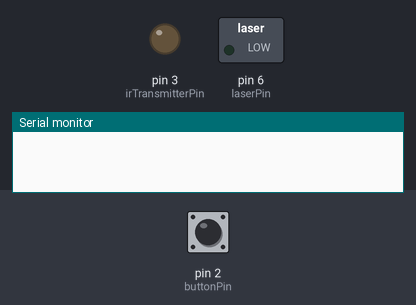
The sketch below on a simulated Arduino Uno, built with avr-gcc and run on an emulated ATmega328P. Shown: switched loads named in the sketch (green lamp = pin HIGH), output pins drawn as LEDs (lit = HIGH), the last lines printed to the serial monitor. Inputs (shaded band) come from the test bench; at power-on: pin 2 (buttonPin) HIGH.

Above: at 1.2 s.
1.3 s: pin 2 (buttonPin) pulled LOW for 0.15 s
At 1.6 s:
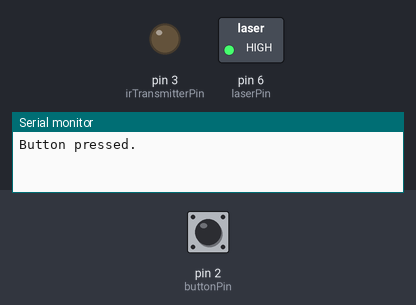
2.9 s: pin 2 (buttonPin) pulled LOW for 1 s
At 4.0 s:
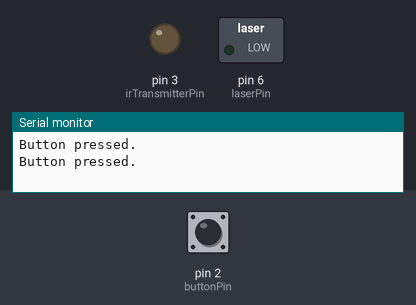
5.4 s: pin 2 (buttonPin) pulled LOW for 3.2 s
At 5.9 s:
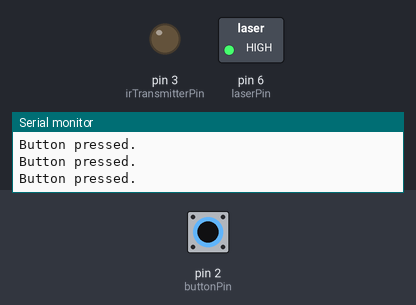
Timing chart, 0 to 8.4 s (numbered marks = the images above; inputs shaded):
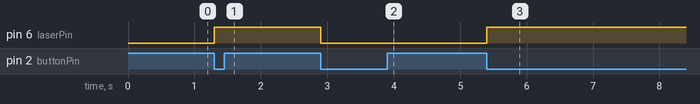

The sketch:

code.ino
```cpp
const int buttonPin = 2; // Define the push button pin
const int irTransmitterPin = 3; // Define the IR transmitter (IR LED) pin
const int laserPin = 6; // Define the laser module control pin
bool buttonPressed = false; // Track button press state

void setup() {
  pinMode(buttonPin, INPUT_PULLUP); // Set the button pin as an input with pull-up resistor
  pinMode(irTransmitterPin, OUTPUT); // Set the IR transmitter pin as an output
  pinMode(laserPin, OUTPUT); // Set the laser module control pin as an output
  Serial.begin(9600); // Initialize serial communication
  digitalWrite(laserPin, LOW); // Turn off the laser module initially
}

void loop() {
  int buttonState = digitalRead(buttonPin);

  if (buttonState == LOW && !buttonPressed) { // Button is pressed and not already registered as pressed
    Serial.println("Button pressed.");
    sendIRSignal();
    toggleLaser(); // Toggle the laser module state
    buttonPressed = true; // Mark the button as pressed
  } else if (buttonState == HIGH && buttonPressed) { // Button is released and marked as pressed
    buttonPressed = false; // Mark the button as released
  }
}

void sendIRSignal() {
  // Send a basic IR signal (you may need to adjust this for your specific IR transmitter)
  digitalWrite(irTransmitterPin, HIGH);
  delayMicroseconds(900); // Adjust this delay for your IR transmitter
  digitalWrite(irTransmitterPin, LOW);
  delayMicroseconds(450); // Adjust this delay for your IR transmitter
}

void toggleLaser() {
  static bool laserOn = false; // Static variable to remember laser state
  laserOn = !laserOn; // Toggle the laser state
  digitalWrite(laserPin, laserOn ? HIGH : LOW); // Set laser state
}
```

Measured:
- after the input at 1.3 s, pin 6 (laserPin): LOW → HIGH at once
- after the input at 2.9 s, pin 6 (laserPin): HIGH → LOW at once
- after the input at 5.4 s, pin 6 (laserPin): LOW → HIGH at once
